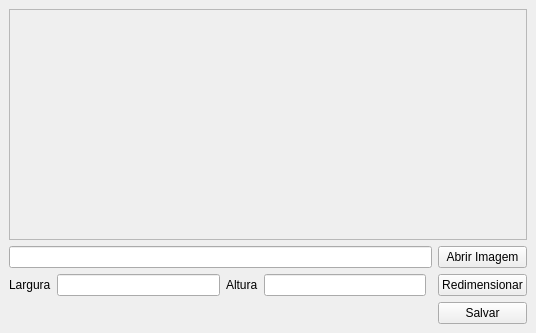
<?xml version="1.0" encoding="UTF-8"?>
<ui version="4.0">
 <class>MainWindow</class>
 <widget class="QMainWindow" name="MainWindow">
  <property name="geometry">
   <rect>
    <x>0</x>
    <y>0</y>
    <width>536</width>
    <height>333</height>
   </rect>
  </property>
  <property name="windowTitle">
   <string>Editor de Imagem</string>
  </property>
  <widget class="QWidget" name="centralwidget">
   <layout class="QGridLayout" name="gridLayout">
    <item row="2" column="1">
     <widget class="QLineEdit" name="inputLargura"/>
    </item>
    <item row="0" column="0" colspan="6">
     <widget class="QScrollArea" name="scrollArea">
      <property name="widgetResizable">
       <bool>true</bool>
      </property>
      <widget class="QWidget" name="scrollAreaWidgetContents">
       <property name="geometry">
        <rect>
         <x>0</x>
         <y>0</y>
         <width>516</width>
         <height>226</height>
        </rect>
       </property>
       <layout class="QGridLayout" name="gridLayout_2">
        <item row="0" column="0">
         <widget class="QLabel" name="labelImg">
          <property name="text">
           <string/>
          </property>
         </widget>
        </item>
       </layout>
      </widget>
     </widget>
    </item>
    <item row="1" column="0" colspan="5">
     <widget class="QLineEdit" name="inputAbrirImagem"/>
    </item>
    <item row="2" column="2">
     <widget class="QLabel" name="label_2">
      <property name="text">
       <string>Altura</string>
      </property>
     </widget>
    </item>
    <item row="2" column="3">
     <widget class="QLineEdit" name="inputAltura"/>
    </item>
    <item row="1" column="5">
     <widget class="QPushButton" name="btnAbrirImagem">
      <property name="text">
       <string>Abrir Imagem</string>
      </property>
     </widget>
    </item>
    <item row="2" column="0">
     <widget class="QLabel" name="label">
      <property name="text">
       <string>Largura</string>
      </property>
     </widget>
    </item>
    <item row="4" column="5">
     <widget class="QPushButton" name="btnSalvar">
      <property name="text">
       <string>Salvar</string>
      </property>
     </widget>
    </item>
    <item row="2" column="5">
     <widget class="QPushButton" name="btnRedimensionar">
      <property name="text">
       <string>Redimensionar</string>
      </property>
     </widget>
    </item>
   </layout>
  </widget>
 </widget>
 <resources/>
 <connections/>
</ui>
